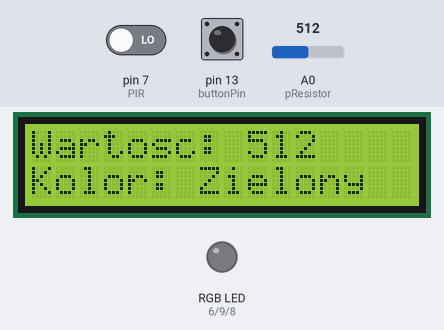
Bench run of a sketch on a simulated Arduino Uno, built with avr-gcc and run on an emulated ATmega328P. Parts: 16×2 character LCD, an RGB LED mixed from three pins (HIGH = lit). The test bench sets the inputs (shaded band); at power-on: pin 13 (buttonPin) LOW, pin 7 (PIR) LOW, A0 (pResistor) = 512. Dim RGB values are drawn brighter than linear; what the sketch prints to the serial monitor is not drawn.

Above: at 3.2 s.
3.3 s: pin 13 (buttonPin) pulled HIGH for 1 s
At 3.45 s:
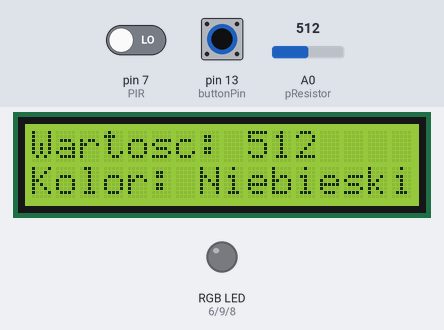
5.8 s: pin 7 (PIR) driven HIGH
At 6.6 s:
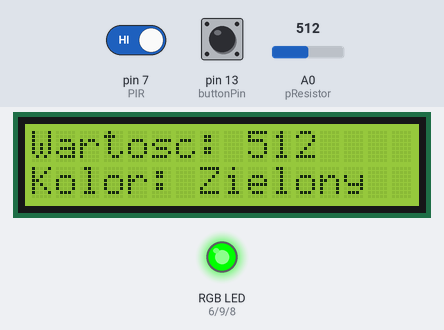
7.3 s: pin 13 (buttonPin) pulled HIGH for 0.15 s
At 7.8 s:
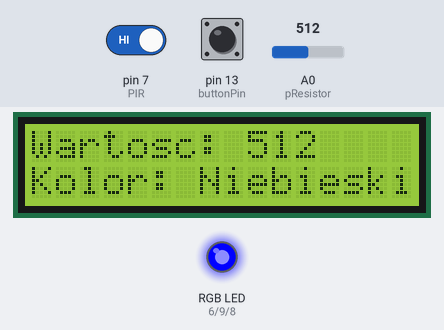
8.9 s: A0 (pResistor) set to 716
At 10.1 s:
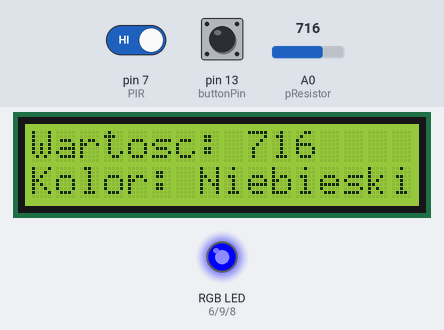
10.4 s: pin 13 (buttonPin) pulled HIGH for 0.15 s
At 10.9 s:
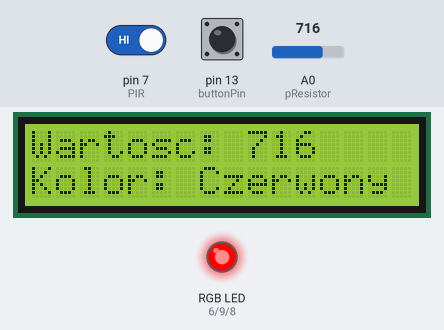
12.0 s: pin 13 (buttonPin) pulled HIGH for 3.2 s
At 12.16 s:
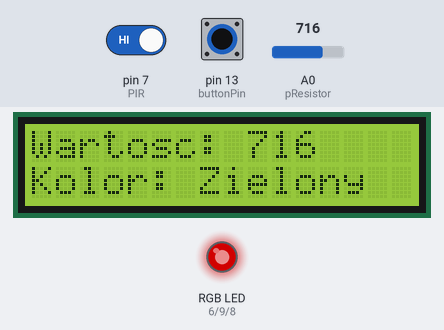
Timing chart, 0 to 16.7 s (numbered marks = the images above; inputs shaded):
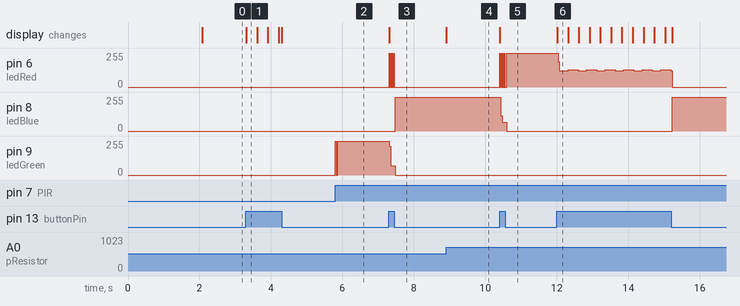

The sketch:

ArduSym.ino
```cpp
#include <LiquidCrystal.h>

//Stałe
const int pResistor = A0;	// Fotorezytor pin A0
const int ledGreen = 9;	// Led pin 9
const int ledBlue = 8;// Led pin 8
const int ledRed = 6;// Led pin 6
const int PIR = 7;			// Czujnik ruchu pin 4
const int buttonPin = 13;
int buttonState = 0;

//Zmienne
int value;					// Wartość fotorezystora (0-1023)
long unsigned int lowIn;
long unsigned int pause = 2 * 1000;	//Czas świecenia od czasu kiedy czujnik przeszedł w stan niski
bool pirstatus = true;	//Zmienna dla czujnika
bool lowTime;

String text = "Zielony";
int color = 1;

LiquidCrystal lcd(12, 11, 5, 4, 3, 2);

void setup() {
  pinMode(ledGreen, OUTPUT);	// Pin 9  jako wyjście led
   pinMode(ledBlue, OUTPUT);	// Pin 9  jako wyjście led
   pinMode(ledRed, OUTPUT);	// Pin 9  jako wyjście led
  pinMode(buttonPin, INPUT);

  pinMode(pResistor, INPUT);// Pin A0  jako wejście fotorezystora
  pinMode(PIR, INPUT);		// Pin 4 jako wejście czujnika ruchu
  turnOff();
  Serial.begin(9600);		// Logi do konsoli

  lcd.begin(16, 2);
  lcd.print("Witaj Eweryst");
  delay(2000);
  lcd.clear();
}

void turnOff()
{
  digitalWrite(ledGreen, LOW);
  digitalWrite(ledBlue, LOW);
  digitalWrite(ledRed, LOW);
}

void turnOn()
{
  switch (color) {
  case 1:
    turnOff();
    digitalWrite(ledGreen, HIGH);
    break;
  case 2:
    turnOff();
     digitalWrite(ledBlue, HIGH);
  	break;
  case 3:
    turnOff();
     digitalWrite(ledRed, HIGH);
  break;

  default:
    break;
}


}

void loop() {
   buttonState = digitalRead(buttonPin);

  if (buttonState == HIGH) {
   color = color + 1;
   if(color==1)
     text = "Zielony";
   else if(color==2)
     text = "Niebieski";
   else if(color==3)
	 text = "Czerwony";
   else if(color==4)
		color=0;
  }

  value = analogRead(pResistor);//Odczyt danych
  Serial.println(value);	//Wypisywanie wartości do konsoli

  lcd.setCursor(0, 0);
  lcd.print("Wartosc: ");
  lcd.setCursor(9, 0);
  lcd.print(value);
  lcd.setCursor(0, 1);
  lcd.print("Kolor: ");
  lcd.setCursor(7, 1);
  lcd.print(text + " ");

  if (digitalRead(PIR) && value < 900) { //Sprawdzanie czy wykonano ruch oraz czy jest wystarczająco ciemno
    turnOn();
    if (pirstatus) {
      //upewnienie sie czy czujnik przeszedl w stan niski aby kontynuowac
      pirstatus = false;
      delay(20);
    }
    lowTime = true;
  }

  if (digitalRead(PIR)) {
    if (lowTime) {
      lowIn = millis(); //zapisanie czasu po przejsciu ze stanu wysokiego na niski
      lowTime = false;
    }
  }
  //jesli czujnik jest w stanie niskim przez wiecej czasu niz podana pauza
  //mozna zalozyc ze nie bedzie juz wiecej ruchu
  if (!pirstatus && millis() - lowIn > pause) {
    pirstatus = true;
    turnOff();
    delay(10);
  }

}
```

Measured:
- after the input at 3.3 s, the display: changes at once (image 1)
- after the input at 5.8 s, pin 9 (ledGreen): 0/255 → 254/255 at once
- after the input at 7.3 s, pin 6 (ledRed): alternates 255/255 for 0.01 s and 0/255 for 0.01 s, 14 changes in all, then stays 0/255, starting at once; pin 8 (ledBlue): 0/255 → 255/255 after 0.17 s; pin 9 (ledGreen): 254/255 → 69/255 at once, → 0/255 0.16 s later; the display: changes at once (image 3)
- after the input at 8.9 s, the display: changes at once (image 4)
- after the input at 10.4 s, pin 6 (ledRed): alternates 255/255 for 0.01 s and 0/255 for 0.01 s, 15 changes in all, then stays 255/255, starting at once; pin 8 (ledBlue): 255/255 → 65/255 at once, → 0/255 0.16 s later; the display: changes at once (image 5)
- after the input at 12.0 s, pin 8 (ledBlue): 0/255 → 255/255 after 3.2 s; the display: changes at once (image 6)
